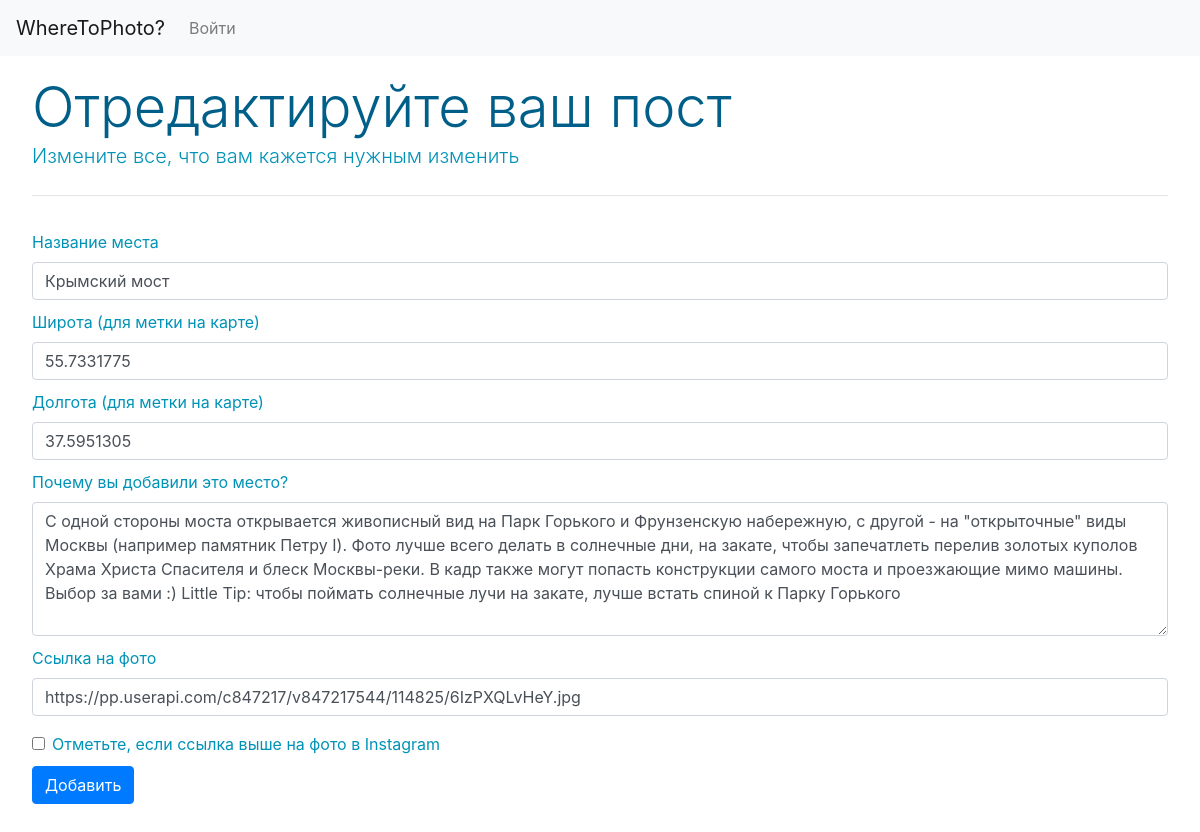
/edit/37.595130555.7331775, run on the app's committed database.
### db_users.py (models this page shows)
class Article(Base):
    __tablename__='article'
    ID = Column(Integer, primary_key=True,autoincrement=True)
    subject = Column(String(), nullable=False)
    latitude = Column(String(), nullable=False)
    longitude = Column(String(), nullable=False)
    added_by = Column(String(), nullable=False)
    pic_url = Column(String(), nullable=False)
    description  = Column(String(), nullable=False)
    url = Column(String(), nullable=False)
    created_at = Column(Date, default=datetime.datetime.now())
    likes =  Column(Integer, nullable = False)

### app.py (the view, shortened to what this page needs)
@app.route("/edit/<path:url>",methods = ['GET','POST'])
def edit(url):
    t = get_article(url)
    if request.method == "GET":
        return render("edit.html", visibility_ok = "collapse", visibility_danger = "collapse",t = t)

### app.py (called while the page is built)
def render_str(template,**params):
   t = jinja_env.get_template(template)
   return t.render(params)

def render(template, **kw):
   return render_str(template, **kw)

### db_process.py (called while the page is built)
def init_db(db_name = 'sqlite:///users.db'): #инициализация инструментов для доступа к базе данных
	engine = create_engine(db_name,connect_args={'check_same_thread': False})
	Base.metadata.bind = engine
	DBSession = sessionmaker(bind=engine, autoflush = True)
	session = DBSession()
	return session

def get_article(url): # получение поста
	session = init_db()
	art = session.query(Article.subject, Article.latitude,
		Article.longitude, Article.added_by, Article.pic_url,
		Article.description,Article.created_at).filter(Article.url == url).order_by(Article.ID)
	return art.one_or_none()

### templates/edit.html (shortened to what this page needs)
<!DOCTYPE html>
<html>
<head>
	{% include "cssjs.html"%}
</head>
<body>
{% include "navbar.html" %}
<div class="jumbotron">
  <h1 class="display-4">Отредактируйте ваш пост</h1>
  <p class="lead" >Измените все, что вам кажется нужным изменить</p>
  <hr class="my-4">
  <form method="POST">
  	<div class="form-group">
    <label for="subject">Название места</label>
    <input class="form-control" type="text" placeholder="Введите название места" id="login" name="subject" value="{{t[0]}}" >
    <label for="latitude">Широта (для метки на карте)</label>
    <input class="form-control" type="text" placeholder="Введите широту, на которой расположен объект" id="login" name="latitude" value="{{t[1]}}">
    <label for="longitude">Долгота (для метки на карте)</label>
    <input class="form-control" type="text" placeholder="Введите долготу, на которой расположен объект" id="login" name="longitude" value="{{t[2]}}" >
    <label for="details">Почему вы добавили это место?</label>
    <textarea class="form-control" id="exampleFormControlTextarea1" rows="5" name="details">{{t[5]}}</textarea>
    <label for="longitude">Ссылка на фото</label>
    <input class="form-control" type="text" placeholder="Введите ссылку на фото или на фото в Instagram" id="login" name="pic_url" value="{{t[4]}}">
  </div>
  <div class="form-check">
    <input class="form-check-input" type="checkbox" id="instaCheck" name="instaCheck">
    <label class="form-check-label" for="instaCheck">
    Отметьте, если ссылка выше на фото в Instagram
    </label>
  </div>
  <button type="submit" class="btn btn-primary" >Добавить</button>
</form>
</div>
</body>
</html>

### templates/cssjs.html (style rules this page uses)
.jumbotron { background-color: #ffff; padding-left: auto; padding-right: auto; overflow: auto; min-width: 326px; margin-top:10px; //margin-right: 5%; border-radius: 10px; }
.display-4 { word-wrap: break-word; height: auto; margin: auto; margin-top: 0px; }

### templates/edit.html (style rules this page uses)
h1 { color:#005f89; }
.lead { color:#0093b7; }
.jumbotron { background-color:#fff; }
label { color:#0093b7; margin-top: 10px; }
.form-check-label { margin-top: 0; margin-bottom: 10px; }

### data on the page
Article: subject "Крымский мост", latitude "55.7331775", longitude "37.5951305", details "С одной стороны моста открывается живописный вид на Парк Горького и Фрунзенскую набережную, с другой - на \"открыточные\" виды Москвы (например памятник Петру I). Фото лучше всего делать в солнечные дни, на закате, чтобы запечатлеть перелив золотых куполов Храма Христа Спасителя и блеск Москвы-реки. В кадр также могут попасть конструкции самого моста и проезжающие мимо машины. Выбор за вами :) Little Tip: чтобы поймать солнечные лучи на закате, лучше встать спиной к Парку Горького", pic_url "https://pp.userapi.com/c847217/v847217544/114825/6IzPXQLvHeY.jpg"
